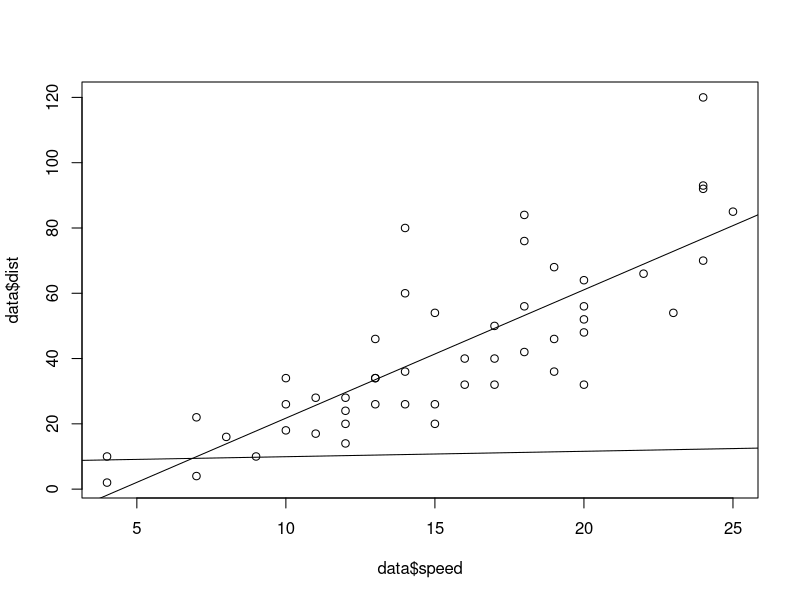

The R script that drew this image:
#problem-1
#import the inbuilt data set "cars"
data = cars
data

#Summary of the data set
summary(data)

#variance of "speed"
v1 = var(data$speed)
v1

#variance of "distance"
v2 = var(data$dist)
v2

#Covarnce between "speed" and "distance"
covariance = cov(data$speed,data$dist)
covariance

#or
covariance = var(data$speed,data$dist)
covariance

#correlation coefficient using Pearson's formula
corr = covariance/(sd(data$speed)*sd(data$dist))
corr

#or
corr = cor(data$speed,data$dist)
corr

#Test for association between paired samples
cor.test(data$speed,data$dist)

cor.test(data$speed,data$dist,method="pearson")

#Test for Spearman's correlation
cor.test(data$speed,data$dist,method="spearman")

#Visualize the samples
plot(data$speed,data$dist)

#Linear regression model of "speed" with respect to "dist"
regression1 = lm(data$speed~data$dist)
regression1

#visualise linear regression line 
abline(regression1)
summary(regression1)

#Linear regression model of "dist" with respect to "speed"
regression2 = lm(data$dist~data$speed)
regression2

#visualise 
abline(regression2)
 
#Problem-2

#The body weight and the BMI of the 12 school going children are given in the following table 
weight = c(15,26,27,2,25.5,27,32,18,22,20,26,24)
weight

bmi = c(13.35,16.12,16.74,16.00,13.59,15.73,15.65,13.85,16.07,12.8,13.65,14.42)
bmi

cor(weight,bmi)

model<-lm(bmi~weight)
summary.lm(model)

##BMI = intercept+weight*weight(25)
  11.364 + 0.343*25
##[1] 19.939
  #Conclusion; The simple correlation linear regression equation have been computed and interpreted 
